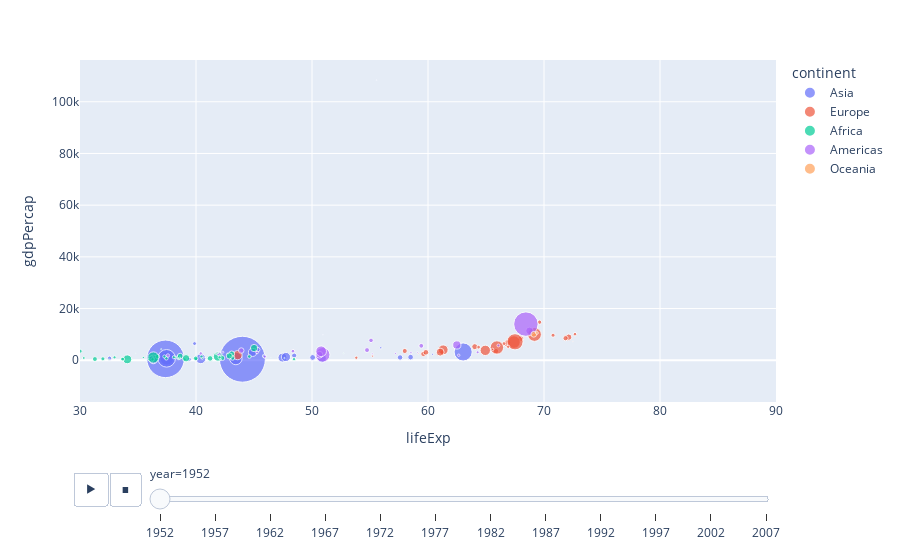

This figure's notebook cell:
### Markdown cell above
## Using plotly express
- scatter plot

### Code cell
px.scatter(gap, x='lifeExp' ,y='gdpPercap',
           color='continent',
           range_x=[30, 90],
           size='pop', size_max=50 ,
           animation_frame='year', animation_group='country')

### Figure 1 — Plotly figure (JSON) as saved in the notebook; plotly's stock layout.template omitted (floating-point values rounded to 4 significant figures)
{"data": [{"hovertemplate": "continent=Asia<br>year=1952<br>lifeExp=%{x}<br>gdpPercap=%{y}<br>pop=%{marker.size}<extra></extra>", "ids": ["Afghanistan", "Bahrain", "Bangladesh", "Cambodia", "China", "Hong Kong, China", "India", "Indonesia", "Iran", "Iraq", "Israel", "Japan", "Jordan", "Korea, Dem. Rep.", "Korea, Rep.", "Kuwait", "Lebanon", "Malaysia", "Mongolia", "Myanmar", "Nepal", "Oman", "Pakistan", "Philippines", "Saudi Arabia", "Singapore", "Sri Lanka", "Syria", "Taiwan", "Thailand", "Vietnam", "West Bank and Gaza", "Yemen, Rep."], "legendgroup": "Asia", "marker": {"color": "#636efa", "size": [8425333, 120447, 46886859, 4693836, 556263527, 2125900, 372000000, 82052000, 17272000, 5441766, 1620914, 86459025, 607914, 8865488, 20947571, 160000, 1439529, 6748378, 800663, 20092996, 9182536, 507833, 41346560, 22438691, 4005677, 1127000, 7982342, 3661549, 8550362, 21289402, 26246839, 1030585, 4963829], "sizemode": "area", "sizeref": 527500.0, "symbol": "circle"}, "mode": "markers", "name": "Asia", "orientation": "v", "showlegend": true, "type": "scatter", "x": [28.8, 50.94, 37.48, 39.42, 44.0, 60.96, 37.37, 37.47, 44.87, 45.32, 65.39, 63.03, 43.16, 50.06, 47.45, 55.56, 55.93, 48.46, 42.24, 36.32, 36.16, 37.58, 43.44, 47.75, 39.88, 60.4, 57.59, 45.88, 58.5, 50.85, 40.41, 43.16, 32.55], "xaxis": "x", "y": [779.4, 9867.0, 684.2, 368.5, 400.4, 3054.0, 546.6, 749.7, 3035.0, 4130.0, 4087.0, 3217.0, 1547.0, 1088.0, 1031.0, 108400.0, 4835.0, 1831.0, 786.6, 331.0, 545.9, 1828.0, 684.6, 1273.0, 6460.0, 2315.0, 1084.0, 1643.0, 1207.0, 757.8, 605.1, 1516.0, 781.7], "yaxis": "y"}, {"hovertemplate": "continent=Europe<br>year=1952<br>lifeExp=%{x}<br>gdpPercap=%{y}<br>pop=%{marker.size}<extra></extra>", "ids": ["Albania", "Austria", "Belgium", "Bosnia and Herzegovina", "Bulgaria", "Croatia", "Czech Republic", "Denmark", "Finland", "France", "Germany", "Greece", "Hungary", "Iceland", "Ireland", "Italy", "Montenegro", "Netherlands", "Norway", "Poland", "Portugal", "Romania", "Serbia", "Slovak Republic", "Slovenia", "Spain", "Sweden", "Switzerland", "Turkey", "United Kingdom"], "legendgroup": "Europe", "marker": {"color": "#EF553B", "size": [1282697, 6927772, 8730405, 2791000, 7274900, 3882229, 9125183, 4334000, 4090500, 42459667, 69145952, 7733250, 9504000, 147962, 2952156, 47666000, 413834, 10381988, 3327728, 25730551, 8526050, 16630000, 6860147, 3558137, 1489518, 28549870, 7124673, 4815000, 22235677, 50430000], "sizemode": "area", "sizeref": 527500.0, "symbol": "circle"}, "mode": "markers", "name": "Europe", "orientation": "v", "showlegend": true, "type": "scatter", "x": [55.23, 66.8, 68.0, 53.82, 59.6, 61.21, 66.87, 70.78, 66.55, 67.41, 67.5, 65.86, 64.03, 72.49, 66.91, 65.94, 59.16, 72.13, 72.67, 61.31, 59.82, 61.05, 58.0, 64.36, 65.57, 64.94, 71.86, 69.62, 43.59, 69.18], "xaxis": "x", "y": [1601.0, 6137.0, 8343.0, 973.5, 2444.0, 3119.0, 6876.0, 9692.0, 6425.0, 7030.0, 7144.0, 3531.0, 5264.0, 7268.0, 5210.0, 4931.0, 2648.0, 8942.0, 10100.0, 4029.0, 3068.0, 3145.0, 3581.0, 5075.0, 4215.0, 3834.0, 8528.0, 14730.0, 1969.0, 9980.0], "yaxis": "y"}, {"hovertemplate": "continent=Africa<br>year=1952<br>lifeExp=%{x}<br>gdpPercap=%{y}<br>pop=%{marker.size}<extra></extra>", "ids": ["Algeria", "Angola", "Benin", "Botswana", "Burkina Faso", "Burundi", "Cameroon", "Central African Republic", "Chad", "Comoros", "Congo, Dem. Rep.", "Congo, Rep.", "Cote d'Ivoire", "Djibouti", "Egypt", "Equatorial Guinea", "Eritrea", "Ethiopia", "Gabon", "Gambia", "Ghana", "Guinea", "Guinea-Bissau", "Kenya", "Lesotho", "Liberia", "Libya", "Madagascar", "Malawi", "Mali", "Mauritania", "Mauritius", "Morocco", "Mozambique", "Namibia", "Niger", "Nigeria", "Reunion", "Rwanda", "Sao Tome and Principe", "Senegal", "Sierra Leone", "Somalia", "South Africa", "Sudan", "Swaziland", "Tanzania", "Togo", "Tunisia", "Uganda", "Zambia", "Zimbabwe"], "legendgroup": "Africa", "marker": {"color": "#00cc96", "size": [9279525, 4232095, 1738315, 442308, 4469979, 2445618, 5009067, 1291695, 2682462, 153936, 14100005, 854885, 2977019, 63149, 22223309, 216964, 1438760, 20860941, 420702, 284320, 5581001, 2664249, 580653, 6464046, 748747, 863308, 1019729, 4762912, 2917802, 3838168, 1022556, 516556, 9939217, 6446316, 485831, 3379468, 33119096, 257700, 2534927, 60011, 2755589, 2143249, 2526994, 14264935, 8504667, 290243, 8322925, 1219113, 3647735, 5824797, 2672000, 3080907], "sizemode": "area", "sizeref": 527500.0, "symbol": "circle"}, "mode": "markers", "name": "Africa", "orientation": "v", "showlegend": true, "type": "scatter", "x": [43.08, 30.02, 38.22, 47.62, 31.98, 39.03, 38.52, 35.46, 38.09, 40.72, 39.14, 42.11, 40.48, 34.81, 41.89, 34.48, 35.93, 34.08, 37.0, 30.0, 43.15, 33.61, 32.5, 42.27, 42.14, 38.48, 42.72, 36.68, 36.26, 33.69, 40.54, 50.99, 42.87, 31.29, 41.73, 37.44, 36.32, 52.72, 40.0, 46.47, 37.28, 30.33, 32.98, 45.01, 38.63, 41.41, 41.22, 38.6, 44.6, 39.98, 42.04, 48.45], "xaxis": "x", "y": [2449.0, 3521.0, 1063.0, 851.2, 543.3, 339.3, 1173.0, 1071.0, 1179.0, 1103.0, 780.5, 2126.0, 1389.0, 2670.0, 1419.0, 375.6, 328.9, 362.1, 4293.0, 485.2, 911.3, 510.2, 299.9, 853.5, 298.8, 575.6, 2388.0, 1443.0, 369.2, 452.3, 743.1, 1968.0, 1688.0, 468.5, 2424.0, 761.9, 1077.0, 2719.0, 493.3, 879.6, 1450.0, 879.8, 1136.0, 4725.0, 1616.0, 1148.0, 716.7, 859.8, 1468.0, 734.8, 1147.0, 406.9], "yaxis": "y"}, {"hovertemplate": "continent=Americas<br>year=1952<br>lifeExp=%{x}<br>gdpPercap=%{y}<br>pop=%{marker.size}<extra></extra>", "ids": ["Argentina", "Bolivia", "Brazil", "Canada", "Chile", "Colombia", "Costa Rica", "Cuba", "Dominican Republic", "Ecuador", "El Salvador", "Guatemala", "Haiti", "Honduras", "Jamaica", "Mexico", "Nicaragua", "Panama", "Paraguay", "Peru", "Puerto Rico", "Trinidad and Tobago", "United States", "Uruguay", "Venezuela"], "legendgroup": "Americas", "marker": {"color": "#ab63fa", "size": [17876956, 2883315, 56602560, 14785584, 6377619, 12350771, 926317, 6007797, 2491346, 3548753, 2042865, 3146381, 3201488, 1517453, 1426095, 30144317, 1165790, 940080, 1555876, 8025700, 2227000, 662850, 157553000, 2252965, 5439568], "sizemode": "area", "sizeref": 527500.0, "symbol": "circle"}, "mode": "markers", "name": "Americas", "orientation": "v", "showlegend": true, "type": "scatter", "x": [62.48, 40.41, 50.92, 68.75, 54.74, 50.64, 57.21, 59.42, 45.93, 48.36, 45.26, 42.02, 37.58, 41.91, 58.53, 50.79, 42.31, 55.19, 62.65, 43.9, 64.28, 59.1, 68.44, 66.07, 55.09], "xaxis": "x", "y": [5911.0, 2677.0, 2109.0, 11370.0, 3940.0, 2144.0, 2627.0, 5587.0, 1398.0, 3522.0, 3048.0, 2428.0, 1840.0, 2195.0, 2899.0, 3478.0, 3112.0, 2480.0, 1952.0, 3759.0, 3082.0, 3023.0, 13990.0, 5717.0, 7690.0], "yaxis": "y"}, {"hovertemplate": "continent=Oceania<br>year=1952<br>lifeExp=%{x}<br>gdpPercap=%{y}<br>pop=%{marker.size}<extra></extra>", "ids": ["Australia", "New Zealand"], "legendgroup": "Oceania", "marker": {"color": "#FFA15A", "size": [8691212, 1994794], "sizemode": "area", "sizeref": 527500.0, "symbol": "circle"}, "mode": "markers", "name": "Oceania", "orientation": "v", "showlegend": true, "type": "scatter", "x": [69.12, 69.39], "xaxis": "x", "y": [10040.0, 10560.0], "yaxis": "y"}], "layout": {"legend": {"itemsizing": "constant", "title": {"text": "continent"}, "tracegroupgap": 0}, "margin": {"t": 60}, "sliders": [{"active": 0, "currentvalue": {"prefix": "year="}, "len": 0.9, "pad": {"b": 10, "t": 60}, "steps": [{"args": [["1952"], {"frame": {"duration": 0, "redraw": false}, "fromcurrent": true, "mode": "immediate", "transition": {"duration": 0, "easing": "linear"}}], "label": "1952", "method": "animate"}, {"args": [["1957"], {"frame": {"duration": 0, "redraw": false}, "fromcurrent": true, "mode": "immediate", "transition": {"duration": 0, "easing": "linear"}}], "label": "1957", "method": "animate"}, {"args": [["1962"], {"frame": {"duration": 0, "redraw": false}, "fromcurrent": true, "mode": "immediate", "transition": {"duration": 0, "easing": "linear"}}], "label": "1962", "method": "animate"}, {"args": [["1967"], {"frame": {"duration": 0, "redraw": false}, "fromcurrent": true, "mode": "immediate", "transition": {"duration": 0, "easing": "linear"}}], "label": "1967", "method": "animate"}, {"args": [["1972"], {"frame": {"duration": 0, "redraw": false}, "fromcurrent": true, "mode": "immediate", "transition": {"duration": 0, "easing": "linear"}}], "label": "1972", "method": "animate"}, {"args": [["1977"], {"frame": {"duration": 0, "redraw": false}, "fromcurrent": true, "mode": "immediate", "transition": {"duration": 0, "easing": "linear"}}], "label": "1977", "method": "animate"}, {"args": [["1982"], {"frame": {"duration": 0, "redraw": false}, "fromcurrent": true, "mode": "immediate", "transition": {"duration": 0, "easing": "linear"}}], "label": "1982", "method": "animate"}, {"args": [["1987"], {"frame": {"duration": 0, "redraw": false}, "fromcurrent": true, "mode": "immediate", "transition": {"duration": 0, "easing": "linear"}}], "label": "1987", "method": "animate"}, {"args": [["1992"], {"frame": {"duration": 0, "redraw": false}, "fromcurrent": true, "mode": "immediate", "transition": {"duration": 0, "easing": "linear"}}], "label": "1992", "method": "animate"}, {"args": [["1997"], {"frame": {"duration": 0, "redraw": false}, "fromcurrent": true, "mode": "immediate", "transition": {"duration": 0, "easing": "linear"}}], "label": "1997", "method": "animate"}, {"args": [["2002"], {"frame": {"duration": 0, "redraw": false}, "fromcurrent": true, "mode": "immediate", "transition": {"duration": 0, "easing": "linear"}}], "label": "2002", "method": "animate"}, {"args": [["2007"], {"frame": {"duration": 0, "redraw": false}, "fromcurrent": true, "mode": "immediate", "transition": {"duration": 0, "easing": "linear"}}], "label": "2007", "method": "animate"}], "x": 0.1, "xanchor": "left", "y": 0, "yanchor": "top"}], "updatemenus": [{"buttons": [{"args": [null, {"frame": {"duration": 500, "redraw": false}, "fromcurrent": true, "mode": "immediate", "transition": {"duration": 500, "easing": "linear"}}], "label": "&#9654;", "method": "animate"}, {"args": [[null], {"frame": {"duration": 0, "redraw": false}, "fromcurrent": true, "mode": "immediate", "transition": {"duration": 0, "easing": "linear"}}], "label": "&#9724;", "method": "animate"}], "direction": "left", "pad": {"r": 10, "t": 70}, "showactive": false, "type": "buttons", "x": 0.1, "xanchor": "right", "y": 0, "yanchor": "top"}], "xaxis": {"anchor": "y", "domain": [0, 1], "range": [30, 90], "title": {"text": "lifeExp"}}, "yaxis": {"anchor": "x", "domain": [0, 1], "title": {"text": "gdpPercap"}}}}
